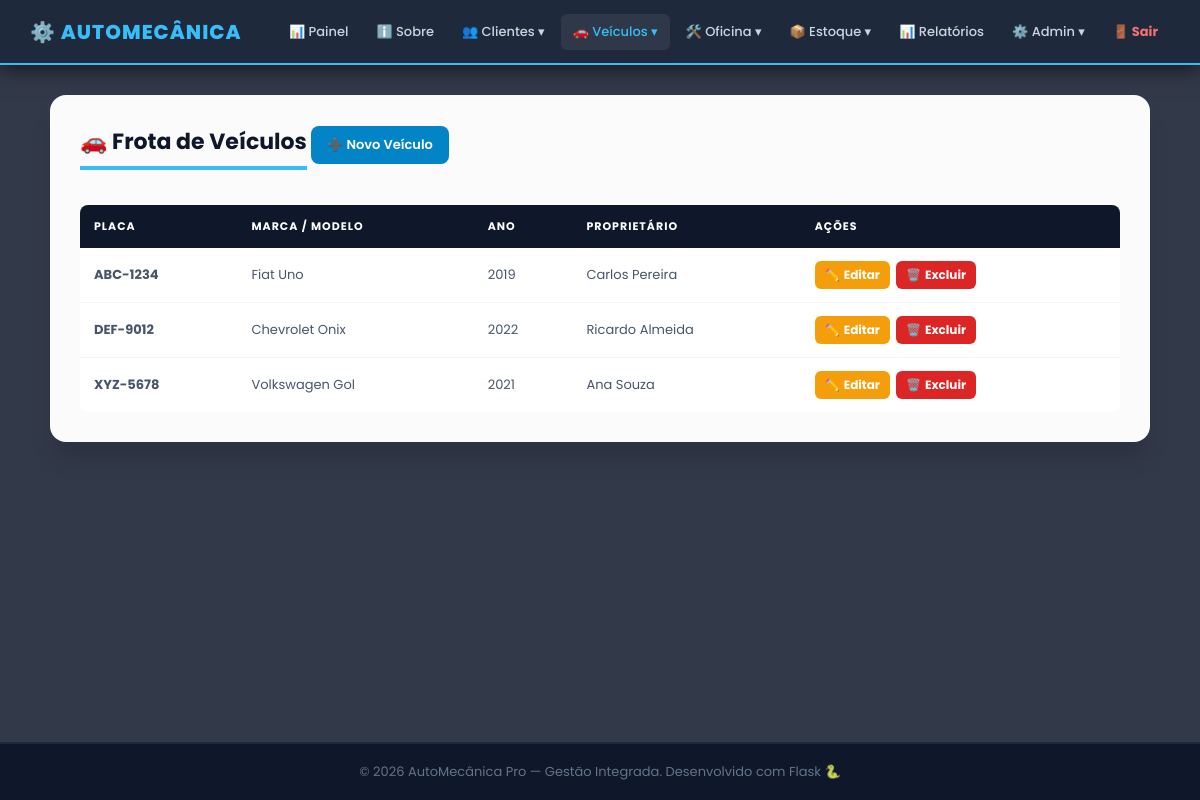
Before: /veiculo (signed in) with the older database file.
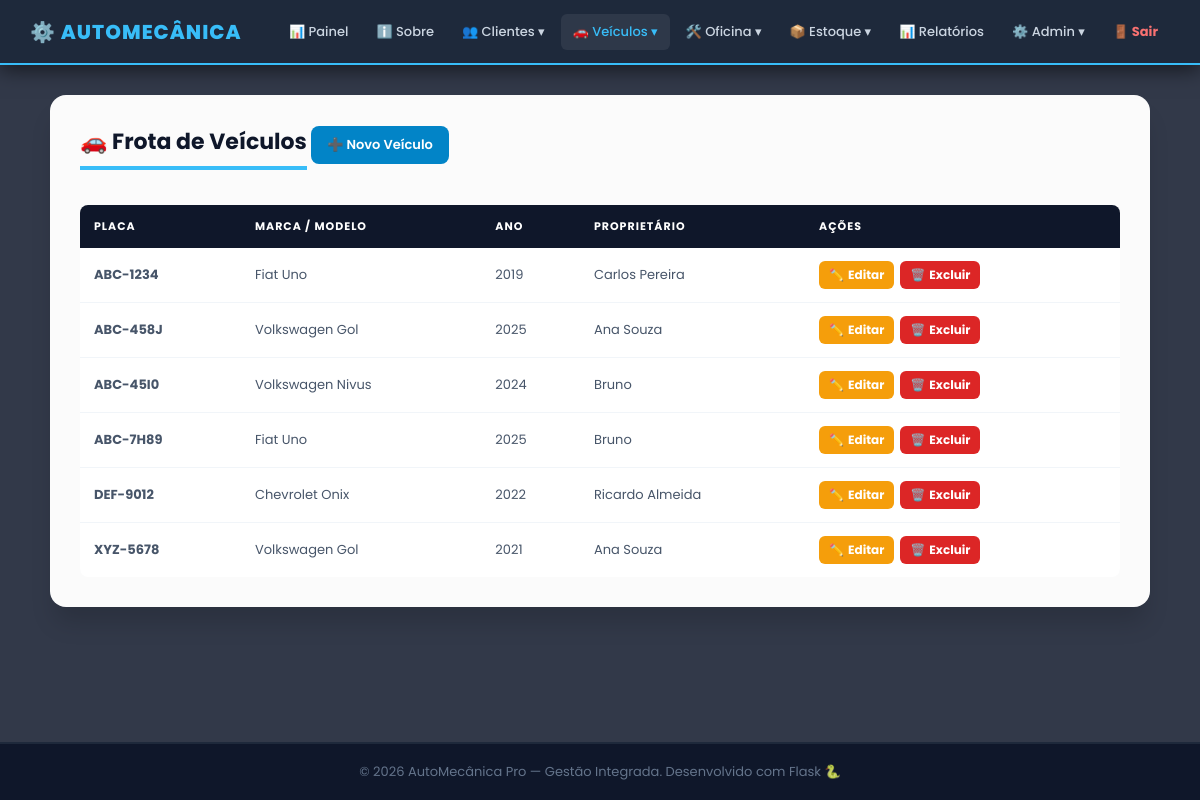
After: the same page with the newer database file.
### app.py (models this page shows)
class Veiculo(db.Model):
    __tablename__ = 'veiculo'
    id_veiculo = db.Column(db.Integer, primary_key=True)
    placa      = db.Column(db.String(10),  unique=True, nullable=False)
    marca      = db.Column(db.String(50))
    modelo     = db.Column(db.String(50))
    ano        = db.Column(db.Integer)
    id_cliente = db.Column(db.Integer, db.ForeignKey('cliente.id_cliente', ondelete='CASCADE'), nullable=False)
    ordens     = db.relationship('OrdemServico', backref='veiculo', lazy=True, cascade='all, delete-orphan')

class Cliente(db.Model):
    __tablename__ = 'cliente'
    id_cliente = db.Column(db.Integer, primary_key=True)
    nome       = db.Column(db.String(100), nullable=False)
    cpf        = db.Column(db.String(15),  unique=True, nullable=False)
    telefone   = db.Column(db.String(20))
    veiculos   = db.relationship('Veiculo', backref='cliente', lazy=True, cascade='all, delete-orphan')

### app.py (the view)
@app.route('/veiculo')
@login_required
def veiculo_consultar():
    rows = (db.session.query(Veiculo, Cliente.nome.label('dono'))
            .join(Cliente, Veiculo.id_cliente == Cliente.id_cliente)
            .order_by(Veiculo.placa).all())
    return render_template('veiculo/consultar.html', controller='veiculo', veiculos=rows)

### app.py (called while the page is built, shortened)
def login_required(f):
    @wraps(f)
    def decorated(*args, **kwargs):
        if 'usuario_id' not in session:
            return redirect(url_for('login'))
        return f(*args, **kwargs)
    return decorated

@app.before_request
def ensure_db():
    global _db_initialized

@app.before_request
def csrf_protect():
    if request.method == 'POST':
        token_sessao = session.get('_csrf_token')
        token_form   = request.form.get('csrf_token')
        if not token_sessao or not token_form or not hmac.compare_digest(token_sessao, token_form):
            abort(400, description='Token CSRF invalido ou ausente. Recarregue a pagina e tente novamente.')

### templates/veiculo/consultar.html (shortened to what this page needs)
{% extends 'base.html' %}
{% block content %}
<div class="cartao card-lg">
    <h3>🚗 Frota de Veículos</h3>
    <a href="{{ url_for('veiculo_cadastrar') }}" class="btn-add">➕ Novo Veículo</a>
    <div class="tabela-wrapper tbl-desktop">
        <table>
            <thead>
                <tr><th>Placa</th><th>Marca / Modelo</th><th>Ano</th><th>Proprietário</th><th>Ações</th></tr>
            </thead>
            <tbody>
                {% for v, dono in veiculos %}
                <tr>
                    <td><b>{{ v.placa }}</b></td>
                    <td>{{ v.marca }} {{ v.modelo }}</td>
                    <td>{{ v.ano }}</td>
                    <td>{{ dono }}</td>
                    <td><div class="acoes">
                        <a href="{{ url_for('veiculo_editar', id=v.id_veiculo) }}" class="btn-ed">✏️<span class="txt"> Editar</span></a>
                        <a href="{{ url_for('veiculo_excluir', id=v.id_veiculo) }}" class="btn-ex" onclick="return confirm('Excluir veículo {{ v.placa }}?')">🗑️<span class="txt"> Excluir</span></a>
                    </div></td>
                </tr>
                {% else %}
                <tr><td colspan="5" style="text-align:center;color:#94a3b8;padding:30px;">Nenhum veículo cadastrado.</td></tr>
                {% endfor %}
            </tbody>
        </table>
    </div>
</div>
{% endblock %}

Changed rows visible on the page:
added Veiculo: placa "ABC-458J", marca "Volkswagen", modelo "Gol", ano "2025", nome "Ana Souza"
added Veiculo: placa "ABC-45I0", marca "Volkswagen", modelo "Nivus", ano "2024", nome "Bruno"
added Veiculo: placa "ABC-7H89", marca "Fiat", modelo "Uno", ano "2025", nome "Bruno"
